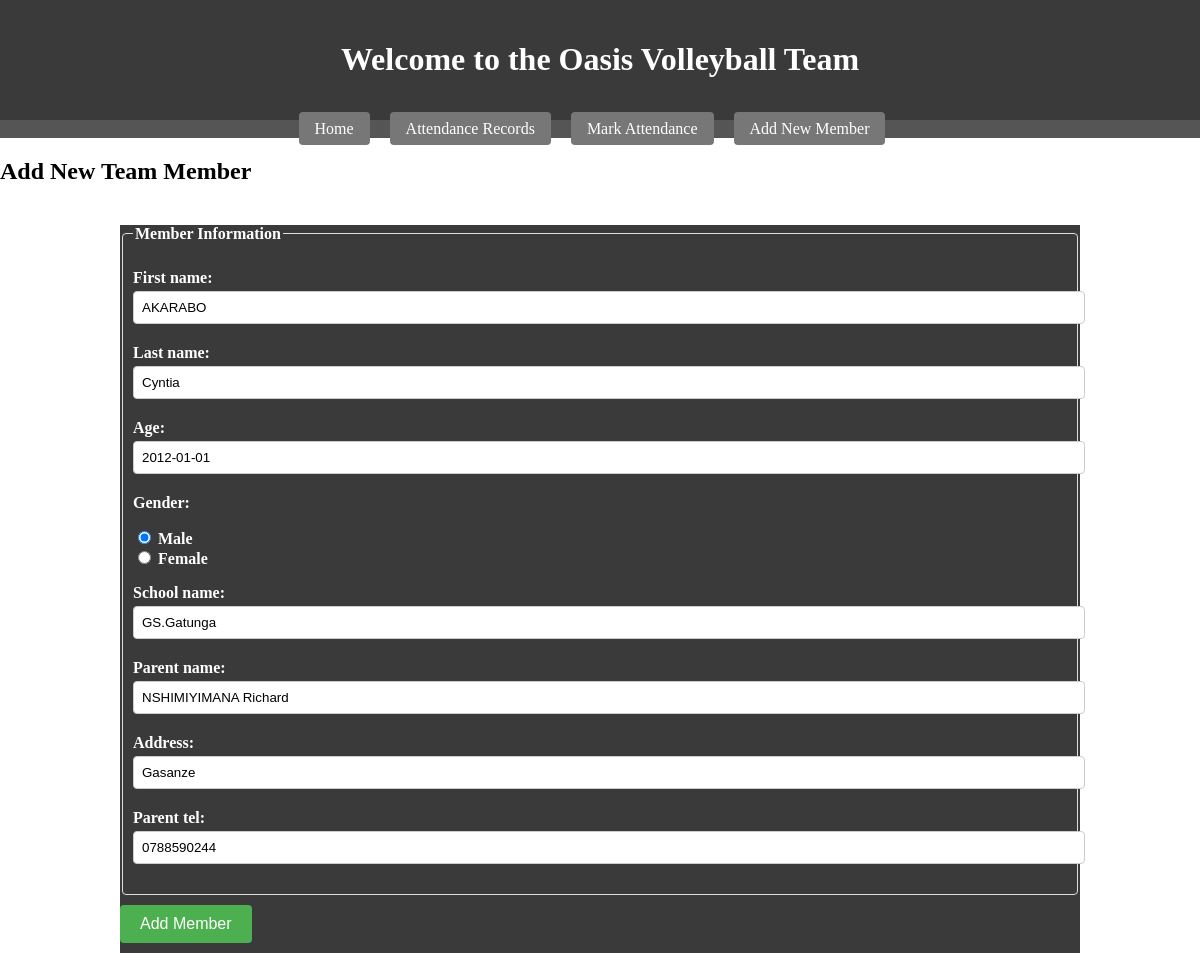
/members/16/, run on the app's committed database.
### attendance/models.py (models this page shows, shortened)
class Team(models.Model):
    GENDER_CHOICES = [
        ('M', 'Male'),
        ('F', 'Female'),
    ]
    first_name = models.CharField(max_length=50)
    last_name = models.CharField(max_length=50)
    age = models.DateField(default=timezone.now)
    gender = models.CharField(max_length=1, choices=GENDER_CHOICES, default='M')
    address = models.CharField(max_length=50, default="Gasanze")
    school_name = models.CharField(max_length=100)
    parent_name = models.CharField(max_length=100)
    parent_tel = models.CharField(max_length=15)
    class Meta:
        ordering = ['first_name','last_name']

### attendance/views.py (the view)
# urls.py: path('members/<int:pk>/', views.team_member_update, name='team_member_update'),
def team_member_update(request, pk):
    member = get_object_or_404(Team, pk=pk)
    if request.method == 'POST':
        form = TeamMemberForm(request.POST, instance=member)
        if form.is_valid():
            form.save()
            return redirect('team_member_list')
    else:
        form = TeamMemberForm(instance=member)
    return render(request, 'attendanc/team_member_form.html', {'form': form})

### attendance/forms.py
class TeamMemberForm(forms.ModelForm):
     class Meta:
        model = Team
        fields = ['first_name', 'last_name', 'age','gender' ,'school_name', 'parent_name', 'address', 'parent_tel']
        widgets = {
            'gender': forms.RadioSelect(choices=Team.GENDER_CHOICES),
        }

### attendance/templates/attendanc/team_member_form.html (shortened to what this page needs)
 <!DOCTYPE html>
 <html lang="en">
 <head>
    {% load static %}
    <link rel="stylesheet" href="{% static 'css/styles.css' %}">
 </head>
 <body>
    <header>
        <h1>Welcome to the Oasis Volleyball Team</h1>
    </header>
        <nav>
            <ul>
                <li><a href="{% url 'home' %}">Home</a></li>
                <li><a href="{% url 'attendance_list' %}">Attendance Records</a></li>
                <li><a href="{% url 'attendance_create' %}">Mark Attendance</a></li>
                <li><a href="{% url 'team_member_create' %}">Add New Member</a></li>
            </ul>
        </nav>
    <h2>Add New Team Member</h2>
    <form method="post">
        <fieldset>
            <legend>Member Information</legend>
            {{ form.as_p }}
        </fieldset>
        <button type="submit" class="button">Add Member</button>
    </form>
 </body>
 </html>

### attendance/static/css/styles.css (style rules this page uses)
body { margin: 0; display: flex; flex-direction: column; min-height: 100vh; background-image: url("../images/background.jpg"); background-size: cover; background-repeat: no-repeat; background-position: center center; }
header, footer { background-color: #3a3a3a; color: #fff; padding: 1em; text-align: center; }
nav ul { list-style-type: none; padding: 0; text-align: center; background-color: #555; margin: 0; }
nav ul li { display: inline; margin-right: 1em; }
nav ul li a { text-decoration: none; color: #fff; padding: 0.5em 1em; background-color: #777; border-radius: 4px; }
legend { color: #fff; font-weight: bold; }
label { color: #fff; font-weight: bold; }
.button { display: inline-block; background-color: #4CAF50; color: white; padding: 10px 20px; text-align: center; text-decoration: none; font-size: 16px; cursor: pointer; border: none; border-radius: 4px; margin: 10px 0; }
form { margin-top: 20px; margin-left: 120px; width: 80%; height: 70%; background-color: #3a3a3a; }
fieldset { border: 1px solid #ddd; padding: 10px; border-radius: 4px; }
legend { font-weight: bold; }
input[type="text"], input[type="date"], input[type="email"], textarea { width: 100%; padding: 8px; margin: 4px 0; border: 1px solid #ccc; border-radius: 4px; }
input[type="submit"], button { margin-top: 10px; }
header, main { padding: 20px; }

### data on the page
Team: first_name "AKARABO", last_name "Cyntia", age "2012-01-01", gender "☑ Male ☐ Female", school_name "GS.Gatunga", parent_name "NSHIMIYIMANA Richard", address "Gasanze", parent_tel "0788590244"
